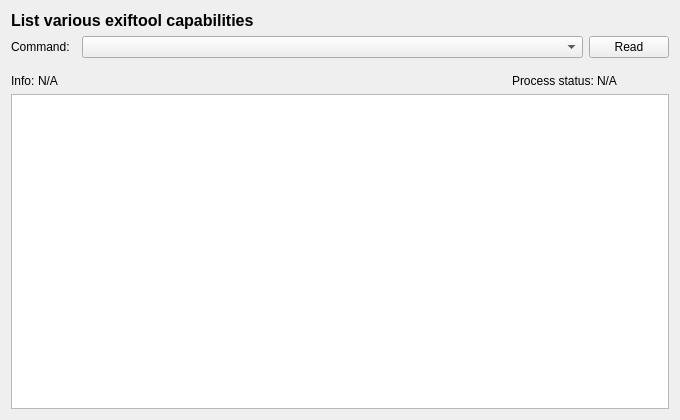
<?xml version="1.0" encoding="UTF-8"?>
<ui version="4.0">
 <class>Example1</class>
 <widget class="QWidget" name="Example1">
  <property name="geometry">
   <rect>
    <x>0</x>
    <y>0</y>
    <width>680</width>
    <height>420</height>
   </rect>
  </property>
  <property name="windowTitle">
   <string>Example 1</string>
  </property>
  <layout class="QVBoxLayout" name="verticalLayout">
   <item>
    <widget class="QLabel" name="labelExampleTitle">
     <property name="font">
      <font>
       <pointsize>12</pointsize>
       <weight>75</weight>
       <bold>true</bold>
      </font>
     </property>
     <property name="text">
      <string>List various exiftool capabilities</string>
     </property>
    </widget>
   </item>
   <item>
    <layout class="QHBoxLayout" name="hLayout1">
     <item>
      <widget class="QLabel" name="labelCmdTxt">
       <property name="sizePolicy">
        <sizepolicy hsizetype="Maximum" vsizetype="Preferred">
         <horstretch>0</horstretch>
         <verstretch>0</verstretch>
        </sizepolicy>
       </property>
       <property name="minimumSize">
        <size>
         <width>65</width>
         <height>0</height>
        </size>
       </property>
       <property name="text">
        <string>Command:</string>
       </property>
      </widget>
     </item>
     <item>
      <widget class="QComboBox" name="comboBoxCmd"/>
     </item>
     <item>
      <widget class="QPushButton" name="pushButtonRead">
       <property name="sizePolicy">
        <sizepolicy hsizetype="Maximum" vsizetype="Fixed">
         <horstretch>0</horstretch>
         <verstretch>0</verstretch>
        </sizepolicy>
       </property>
       <property name="text">
        <string>Read</string>
       </property>
      </widget>
     </item>
    </layout>
   </item>
   <item>
    <spacer name="verticalSpacer">
     <property name="orientation">
      <enum>Qt::Vertical</enum>
     </property>
     <property name="sizeType">
      <enum>QSizePolicy::Fixed</enum>
     </property>
     <property name="sizeHint" stdset="0">
      <size>
       <width>20</width>
       <height>10</height>
      </size>
     </property>
    </spacer>
   </item>
   <item>
    <layout class="QHBoxLayout" name="hLayout2">
     <property name="spacing">
      <number>3</number>
     </property>
     <item>
      <widget class="QLabel" name="labelInfoTxt">
       <property name="sizePolicy">
        <sizepolicy hsizetype="Fixed" vsizetype="Preferred">
         <horstretch>0</horstretch>
         <verstretch>0</verstretch>
        </sizepolicy>
       </property>
       <property name="text">
        <string>Info:</string>
       </property>
      </widget>
     </item>
     <item>
      <widget class="QLabel" name="labelInfo">
       <property name="text">
        <string>N/A</string>
       </property>
      </widget>
     </item>
     <item>
      <widget class="QLabel" name="labelProcessStatusTxt">
       <property name="sizePolicy">
        <sizepolicy hsizetype="Fixed" vsizetype="Preferred">
         <horstretch>0</horstretch>
         <verstretch>0</verstretch>
        </sizepolicy>
       </property>
       <property name="text">
        <string>Process status:</string>
       </property>
      </widget>
     </item>
     <item>
      <widget class="QLabel" name="labelProcessStatus">
       <property name="sizePolicy">
        <sizepolicy hsizetype="Maximum" vsizetype="Preferred">
         <horstretch>0</horstretch>
         <verstretch>0</verstretch>
        </sizepolicy>
       </property>
       <property name="minimumSize">
        <size>
         <width>72</width>
         <height>0</height>
        </size>
       </property>
       <property name="text">
        <string>N/A</string>
       </property>
      </widget>
     </item>
    </layout>
   </item>
   <item>
    <widget class="QPlainTextEdit" name="textEditStdOut">
     <property name="readOnly">
      <bool>true</bool>
     </property>
    </widget>
   </item>
  </layout>
 </widget>
 <tabstops>
  <tabstop>comboBoxCmd</tabstop>
  <tabstop>pushButtonRead</tabstop>
  <tabstop>textEditStdOut</tabstop>
 </tabstops>
 <resources/>
 <connections/>
</ui>
